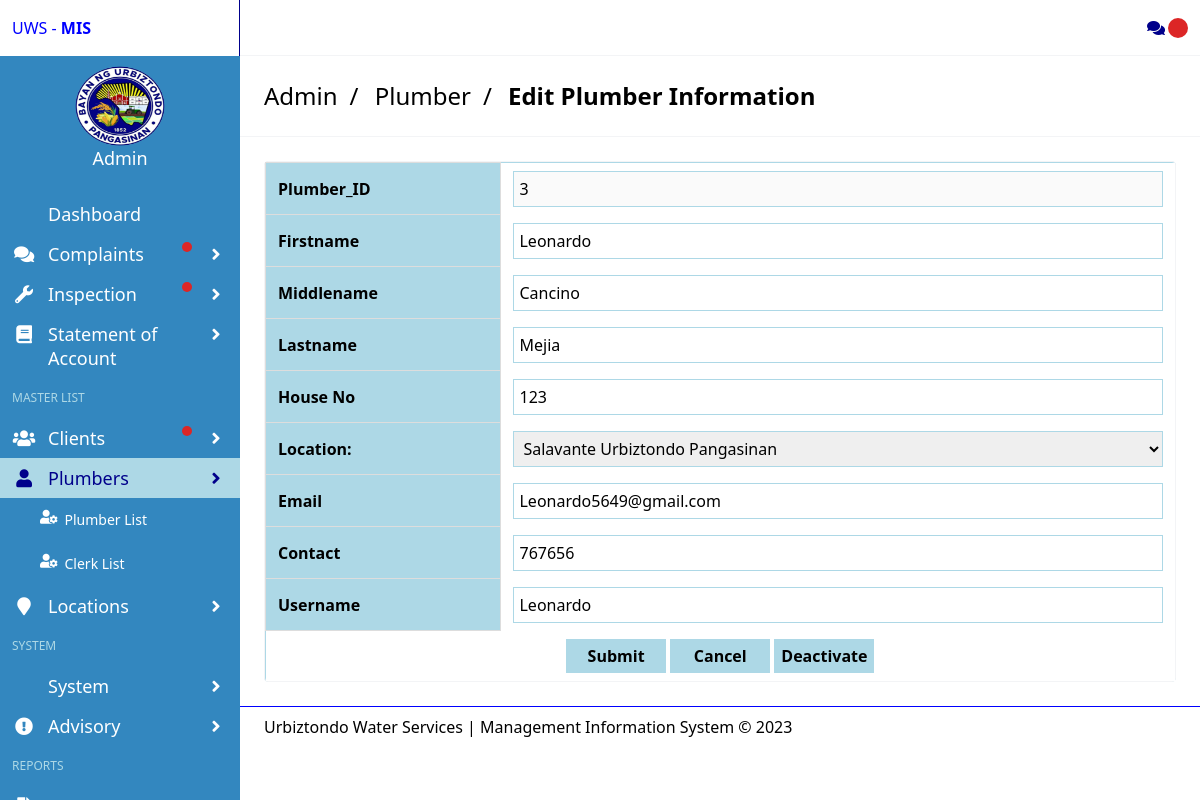
The app's page /admin/edit-plumber.php?ctid=3 (signed in) with its own data.
### tables this page shows
CREATE TABLE `tblplumber` (
  `plumber_ID` int(50) NOT NULL,
  `plumber_no` int(50) NOT NULL,
  `Fname` varchar(50) NOT NULL,
  `Mname` varchar(50) NOT NULL,
  `Lname` varchar(50) NOT NULL,
  `house_no` decimal(10,0) NOT NULL,
  `address_ID` int(11) NOT NULL,
  `Email` varchar(50) NOT NULL,
  `ContactNo` decimal(10,0) NOT NULL,
  `Username` varchar(50) DEFAULT NULL,
  `Password` varchar(150) DEFAULT NULL,
  `position` varchar(50) NOT NULL,
  `RegDate` date NOT NULL,
  `UserStatus` int(11) NOT NULL,
  `images` varchar(150) NOT NULL,
  `chat_status` varchar(50) NOT NULL,
  `admin_ID` int(11) NOT NULL
);

CREATE TABLE `tbladdress` (
  `address_ID` int(11) NOT NULL,
  `Barangay` varchar(100) NOT NULL,
  `Municipality` varchar(50) NOT NULL,
  `Province` varchar(50) NOT NULL
);

### admin/edit-plumber.php (the view, shortened to what this page needs)
<?php include 'includes/session.php';?>
<?php include 'includes/header.php' ?>
<?php include 'includes/topbar.php' ?>
<?php $page = "plumber"; include 'includes/leftbar.php' ?>
<section class="is-title-bar">
  <div class="flex flex-col md:flex-row items-center justify-between space-y-6 md:space-y-0">
    <ul>
      <li style='color:black'>Admin</li>
      <li style='color:black'>Plumber</li>
      <li style='color:black'> Edit Plumber Information</li>
    </ul>
  </div>
  </section>
  <section class="section main-section">
    <div class="card has-table" >
	<form method="POST">
		<?php
			$id = $_GET['ctid'];
			$client="SELECT * FROM tblplumber WHERE plumber_ID='$id' ";
			$res=mysqli_query($connect, $client)or die(mysqli_error($connect));
			while($rw=mysqli_fetch_assoc($res))
			{
				$ID=$rw["plumber_ID"];
				$fn555=$rw["Fname"];
				$mn555=$rw["Mname"];
				$ln555=$rw["Lname"];
				$hn=$rw["house_no"];
				$add=$rw["address_ID"];
				$em=$rw["Email"];
				$con=$rw["ContactNo"];
				$us=$rw["Username"];
				$s=$rw["UserStatus"];
		?>
		<table>
			<tr>
				<th>Plumber_ID</th>
				<td style='background:white'><input type='text' value="<?php echo $ID;?>" name="cid" name="name" style="border:solid;border-color:lightblue;border-width:1px;width:100%;padding:5px"disabled></td>
			</tr>
			<tr>
				<th>Firstname</th>
				<td style='background:white'><input type='text' value="<?php echo $fn555;?>" name="fn" style="border:solid;border-color:lightblue;border-width:1px;width:100%;padding:5px"required></td>
			</tr>
			<tr>
				<th>Middlename</th>
				<td style='background:white'><input type='text' value="<?php echo $mn555;?>" name="mn" style="border:solid;border-color:lightblue;border-width:1px;width:100%;padding:5px"required></td>
			</tr>
			<tr>
				<th>Lastname</th>
				<td style='background:white'><input type='text' value="<?php echo $ln555;?>" name="ln" style="border:solid;border-color:lightblue;border-width:1px;width:100%;padding:5px"required></td>
			</tr>
			<tr>
				<th>House No</th>
				<td style='background:white'><input type='text' value="<?php echo $hn;?>" name="houseno" style="border:solid;border-color:lightblue;border-width:1px;width:100%;padding:5px"required></td>
			</tr>
			<tr>
			<th>Location: </th>
				<td style='background:white'>
					<select name="address" style="border:solid;border-color:lightblue;border-width:1px;width:100%;padding:5px">
					<?php
							$add2="SELECT * FROM tbladdress WHERE address_ID='$add'";
							$resadd2=mysqli_query($connect,$add2)or die(mysqli_error($connect));
							$rww2=mysqli_fetch_assoc($resadd2);
								$b2=$rww2['Barangay'];
								$m2=$rww2['Municipality'];
								$p2=$rww2['Province'];
						?>
						<option value="<?php echo $add?>"> <?php echo $b2." ".$m2." ".$p2?> </option>
					</select>
				</td>
			</tr>
			<tr>
				<th>Email</th>
				<td style='background:white'><input type="email" value="<?php echo $em;?>" name="email"  style="border:solid;border-color:lightblue;border-width:1px;width:100%;padding:5px" required></td>
			</tr>
			<tr>
				<th>Contact</th>
				<td style='background:white'><input type='number' value="<?php echo $con;?>" name="contact"style="border:solid;border-color:lightblue;border-width:1px;width:100%;padding:5px" required></td>
			</tr>
			<tr>
				<th>Username</th>
				<td style='background:white'><input type='text' value="<?php echo $us;?>" name="username"style="border:solid;border-color:lightblue;border-width:1px;width:100%;padding:5px" required></td>
			</tr>
			<tr>
				<td style='background:white' colspan="2">
				<center>
				<button type="submit" value="Done" name="btnupdate" style="background:lightblue;font-weight:bold;padding:5px;width:100px">Submit</button>
				<button type="submit" value="Cancel" name="btncancel" style="background:lightblue;font-weight:bold;padding:5px;width:100px">Cancel</button>
				<?php
					if($s==1)
					{
						echo
						"
						<button type='submit' value='Cancel' name='btnD' style='background:lightblue;font-weight:bold;padding:5px;width:100px'>Deactivate</button>
						";
					}else
					{
						echo
						"
						<button type='submit' value='Cancel' name='btnA' style='background:lightblue;font-weight:bold;padding:5px;width:100px'>Activate</button>
						";
					}
				?>
				</center>
				</td>
			</tr>
			<?php
				}
			?>
		</table>
		</form>
    </div>
  </section>
<?php include 'includes/footer.php' ?>

### css1/main.css (style rules this page uses)
html { -moz-tab-size: 4; -o-tab-size: 4; tab-size: 4; }
html { line-height: 1.15; -webkit-text-size-adjust: 100%; }
table { text-indent: 0; border-color: inherit; }
button, input, optgroup, select, textarea { font-family: inherit; font-size: 100%; line-height: 1.15; margin: 0; }
button, select { text-transform: none; }
[type="button"], [type="reset"], [type="submit"], button { -webkit-appearance: button; }
button { background-color: transparent; background-image: none; }
ol, ul { list-style: none; margin: 0; padding: 0; }
html { font-family: ui-sans-serif, system-ui, -apple-system, BlinkMacSystemFont, "Segoe UI", Roboto, "Helvetica Neue", Arial, "Noto Sans", sans-serif, "Apple Color Emoji", "Segoe UI Emoji", "Segoe UI Symbol", "Noto Color Emoji"; line-height: 1.5; }
input::placeholder, textarea::placeholder { opacity: 1; color: #9ca3af; }
button { cursor: pointer; }
table { border-collapse: collapse; }
button, input, optgroup, select, textarea { padding: 0; line-height: inherit; color: inherit; }
.flex { display: flex; }
.flex-col { flex-direction: column; }
.items-center { align-items: center; }
.justify-between { justify-content: space-between; }
* { --tw-shadow: 0 0 #0000; }
* { --tw-ring-inset: var(--tw-empty); --tw-ring-offset-width: 0px; --tw-ring-offset-color: #fff; --tw-ring-color: rgba(59, 130, 246, 0.5); --tw-ring-offset-shadow: 0 0 #0000; --tw-ring-shadow: 0 0 #0000; }
.main-section { padding: 1.5rem; }
.is-title-bar { --tw-border-opacity: 1; border-color: rgba(243, 244, 246, var(--tw-border-opacity)); border-bottom-width: 1px; padding: 1.5rem; }
.is-title-bar li { display: inline-block; font-size: 1.5rem; line-height: 2rem; padding-right: 0.75rem; --tw-text-opacity: 1; color: rgba(107, 114, 128, var(--tw-text-opacity)); }
.is-title-bar li:not(:last-child):after { content: "/"; display: inline-block; padding-left: 0.75rem; }
.is-title-bar li:last-child { font-weight: 900; padding-right: 0; --tw-text-opacity: 1; color: rgba(0, 0, 0, var(--tw-text-opacity)); }
.card { --tw-bg-opacity: 1; background-color: lightblue; --tw-border-opacity: 1; border-color: rgba(243, 244, 246, var(--tw-border-opacity)); border-radius: 0.25rem; border-width: 1px; }
table { width: 100%; }
tr { --tw-border-opacity: 1; border-color: rgba(243, 244, 246, var(--tw-border-opacity)); border-bottom-width: 4px; display: block; max-width: 100%; position: relative; }
@media (min-width: 1024px) { tr { border-bottom-width: 0; display: table-row; } }
tr:last-child { border-bottom-width: 0; }
@media (min-width: 1024px) { th { padding-top: 0.5rem; padding-bottom: 0.5rem; padding-left: 0.75rem; padding-right: 0.75rem; text-align: left; } }
td { --tw-border-opacity: 1; border-color: rgba(243, 244, 246, var(--tw-border-opacity)); border-bottom-width: 1px; display: flex; justify-content: space-between; padding-top: 0.75rem; padding-bottom: 0.75rem; padding-left: 1rem; padding-right: 1rem; text-align: right; vertical-align: top; }
@media (min-width: 1024px) { td { border-bottom-width: 0; display: table-cell; padding-top: 0.5rem; padding-bottom: 0.5rem; padding-left: 0.75rem; padding-right: 0.75rem; text-align: left; vertical-align: middle; } }
@media (min-width: 1024px) { tr:nth-child(odd) td { --tw-bg-opacity: 1; background-color: rgba(249, 250, 251, var(--tw-bg-opacity)); } }
td:last-child { border-bottom-width: 0; }
td:before { content: attr(data-label); font-weight: 600; padding-right: 0.75rem; text-align: left; }
@media (min-width: 1024px) { td:before { display: none; } }
@media (min-width: 768px) { .md\:flex-row { flex-direction: row; } }

### admin/includes/header.php (style rules this page uses)
th { border-top: 1px solid #dddddd; border-bottom: 1px solid #dddddd; border-right: 1px solid #dddddd; }
th:first-child { border-left: 1px solid #dddddd; }

### records on screen
tblplumber: cid "3", fn "Leonardo", mn "Cancino", ln "Mejia", houseno "123", address "Salavante Urbiztondo Pangasinan", email "Leonardo5649@gmail.com", contact "767656", username "Leonardo", UserStatus "Deactivate"
